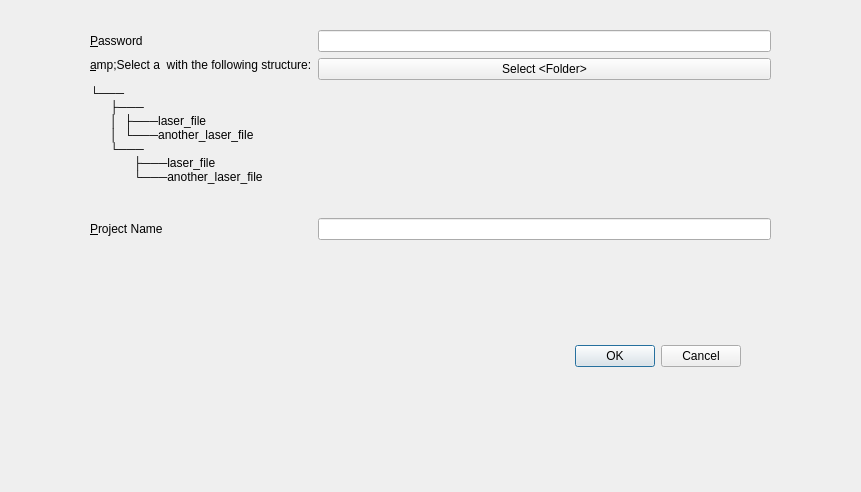
<?xml version="1.0" encoding="UTF-8"?>
<ui version="4.0">
 <class>Dialog</class>
 <widget class="QDialog" name="Dialog">
  <property name="geometry">
   <rect>
    <x>0</x>
    <y>0</y>
    <width>861</width>
    <height>492</height>
   </rect>
  </property>
  <property name="windowTitle">
   <string>Dialog</string>
  </property>
  <widget class="QDialogButtonBox" name="buttonBox">
   <property name="geometry">
    <rect>
     <x>400</x>
     <y>340</y>
     <width>341</width>
     <height>32</height>
    </rect>
   </property>
   <property name="orientation">
    <enum>Qt::Horizontal</enum>
   </property>
   <property name="standardButtons">
    <set>QDialogButtonBox::Cancel|QDialogButtonBox::Ok</set>
   </property>
  </widget>
  <widget class="QWidget" name="layoutWidget">
   <property name="geometry">
    <rect>
     <x>90</x>
     <y>30</y>
     <width>681</width>
     <height>281</height>
    </rect>
   </property>
   <layout class="QFormLayout" name="formLayout">
    <item row="0" column="0">
     <widget class="QLabel" name="label">
      <property name="text">
       <string>&amp;Password</string>
      </property>
      <property name="buddy">
       <cstring>PasswordQLineEdit</cstring>
      </property>
     </widget>
    </item>
    <item row="0" column="1">
     <widget class="QLineEdit" name="PasswordQLineEdit"/>
    </item>
    <item row="1" column="0">
     <widget class="QLabel" name="label_2">
      <property name="text">
       <string>&amp;Select a &lt;FOLDER&gt; with the following structure:

└───&lt;FOLDER&gt;
      ├───&lt;SUBFOLDER_1&gt;
      │  ├───laser_file
      │  └───another_laser_file
      └───&lt;SUBFOLDER_2&gt;
             ├───laser_file
             └───another_laser_file

</string>
      </property>
      <property name="buddy">
       <cstring>selectFolderButton</cstring>
      </property>
     </widget>
    </item>
    <item row="1" column="1">
     <widget class="SelectFolderQPushButton" name="selectFolderButton">
      <property name="text">
       <string>Select &lt;Folder&gt;</string>
      </property>
     </widget>
    </item>
    <item row="2" column="0">
     <widget class="QLabel" name="label_3">
      <property name="text">
       <string>&amp;Project Name</string>
      </property>
      <property name="buddy">
       <cstring>ProjectNameQLineEdit</cstring>
      </property>
     </widget>
    </item>
    <item row="2" column="1">
     <widget class="QLineEdit" name="ProjectNameQLineEdit"/>
    </item>
   </layout>
  </widget>
 </widget>
 <customwidgets>
  <customwidget>
   <class>SelectFolderQPushButton</class>
   <extends>QPushButton</extends>
   <header>button.h</header>
  </customwidget>
 </customwidgets>
 <tabstops>
  <tabstop>PasswordQLineEdit</tabstop>
  <tabstop>selectFolderButton</tabstop>
  <tabstop>ProjectNameQLineEdit</tabstop>
 </tabstops>
 <resources/>
 <connections>
  <connection>
   <sender>buttonBox</sender>
   <signal>rejected()</signal>
   <receiver>Dialog</receiver>
   <slot>reject()</slot>
   <hints>
    <hint type="sourcelabel">
     <x>466</x>
     <y>370</y>
    </hint>
    <hint type="destinationlabel">
     <x>286</x>
     <y>274</y>
    </hint>
   </hints>
  </connection>
 </connections>
</ui>
